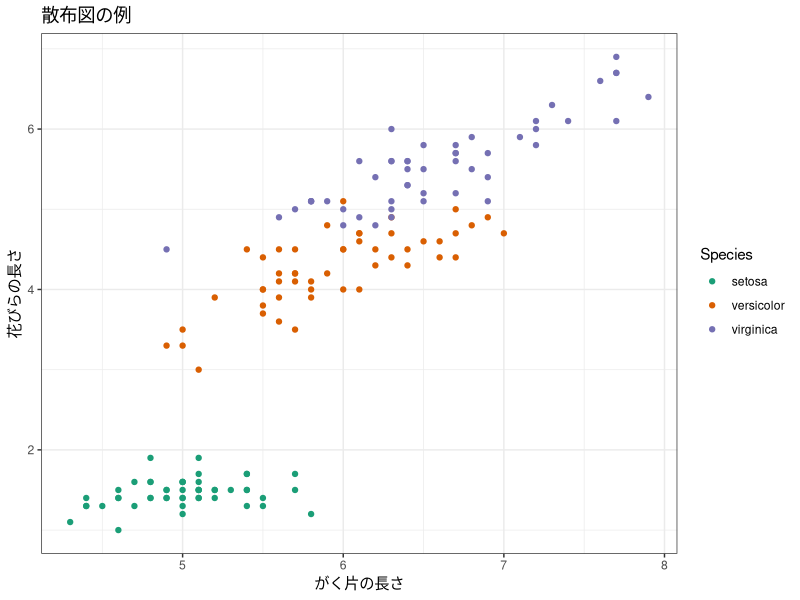
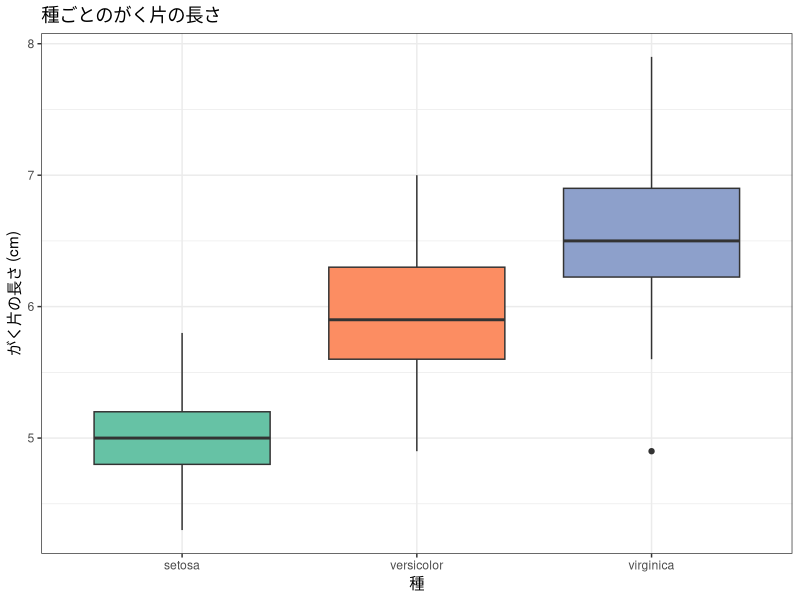

The R script that drew these images, in order:
## ---- chunk 1
knitr::opts_chunk$set(echo = TRUE, warning = FALSE, message = FALSE,
                      fig.width = 7, fig.height = 4)
library(tidyverse)

# 図の日本語が文字化けしないようにする（ragg があるときだけ有効にする）
if (requireNamespace("ragg", quietly = TRUE)) {
  knitr::opts_chunk$set(dev = "ragg_png")
}
## ---- chunk 2
# 変数への代入
x <- 42
y <- c(1, 2, 3, 4, 5)

# 基本的な統計関数
mean(y)
sd(y)
## ---- chunk 3
# 散布図の基本
ggplot(data = iris, aes(x = Sepal.Length, y = Petal.Length, color = Species)) +
  geom_point() +
  scale_color_brewer(palette = "Dark2") +
  labs(title = "散布図の例", x = "がく片の長さ", y = "花びらの長さ") +
  theme_bw()
## ---- chunk 4
# 箱ひげ図
ggplot(data = iris, aes(x = Species, y = Sepal.Length, fill = Species)) +
  geom_boxplot() +
  scale_fill_brewer(palette = "Set2") +
  labs(title = "種ごとのがく片の長さ", x = "種", y = "がく片の長さ (cm)") +
  theme_bw() +
  theme(legend.position = "none")
## ---- chunk 5
# filter + select + mutate + arrange の組み合わせ
iris |>
  filter(Species == "virginica") |>
  select(Sepal.Length, Sepal.Width, Petal.Length) |>
  mutate(sepal_ratio = Sepal.Length / Sepal.Width) |>
  arrange(desc(sepal_ratio)) |>
  head(5)
## ---- chunk 6
# group_by + summarise
iris |>
  group_by(Species) |>
  summarise(
    n    = n(),
    mean = mean(Petal.Length),
    sd   = sd(Petal.Length)
  )
